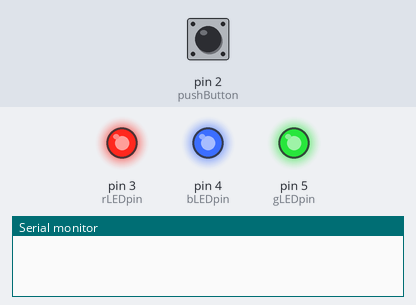
A sketch run on a simulated Arduino Uno, built with avr-gcc and run on an emulated ATmega328P. Shown: output pins drawn as LEDs (lit = HIGH), the last lines printed to the serial monitor. The inputs (shaded band) are chosen by the test bench; at power-on: pin 2 (pushButton) LOW.

Above: at 1.2 s.
1.3 s: pin 2 (pushButton) pulled HIGH for 0.15 s
At 2.8 s:
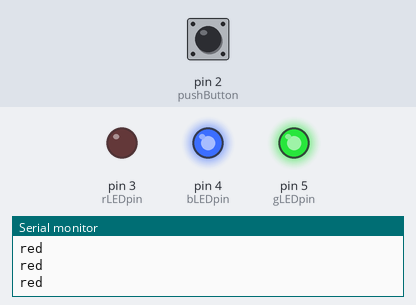
3.3 s: pin 2 (pushButton) pulled HIGH for 1 s
At 4.6 s:
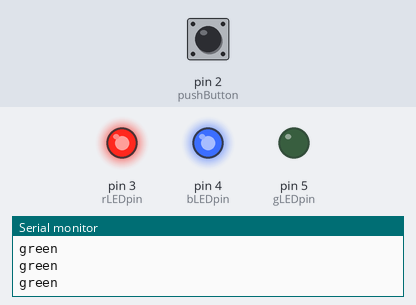
5.8 s: pin 2 (pushButton) pulled HIGH for 0.15 s
At 6.7 s:
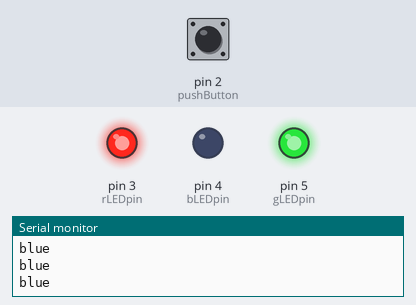
7.8 s: pin 2 (pushButton) pulled HIGH for 3.2 s
At 9.3 s:
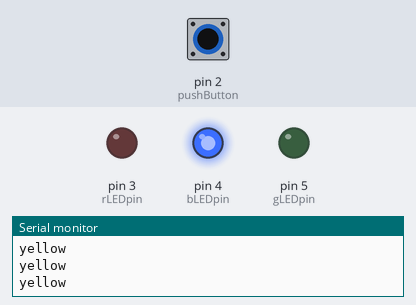
12.5 s: pin 2 (pushButton) pulled HIGH for 0.15 s
At 14.2 s:
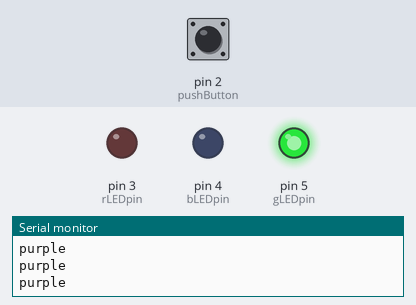
14.5 s: pin 2 (pushButton) pulled HIGH for 1 s
At 15.8 s:
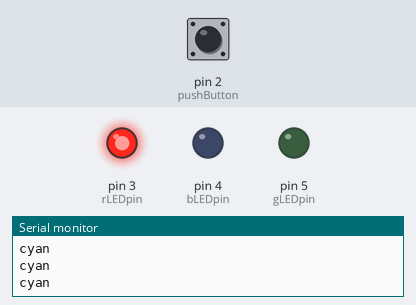
Timing chart, 0 to 17.5 s (numbered marks = the images above; inputs shaded):
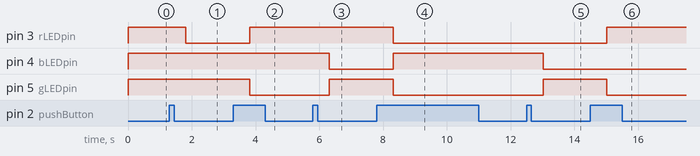

The sketch:

Practice_6_double_click_1_10.ino
```cpp
const int rLEDpin = 3;
const int bLEDpin = 4;
const int gLEDpin = 5;
const int pushButton = 2;
int buttonState = 0;
int ledcolor = 0;
String color;

bool ButtonPressed = false;
bool ledsOn = true;
int pressCount = 0;
unsigned long lastPressTime = 0;
unsigned long pressInterval = 500;

void setup(){
  Serial.begin(9600);
  pinMode(rLEDpin, OUTPUT);
  pinMode (bLEDpin, OUTPUT);
  pinMode (gLEDpin, OUTPUT);
  pinMode(pushButton,INPUT);
}

void loop(){
  buttonState = digitalRead(pushButton);
  Serial.println(color);
  if (buttonState == HIGH && !ButtonPressed) {
    ButtonPressed = true;
    pressCount++;
    lastPressTime = millis();
  }

  if (buttonState == LOW && ButtonPressed) {
    ButtonPressed = false;
  }

  if (pressCount == 2 && millis() - lastPressTime < pressInterval) {
    ledsOn = !ledsOn;
    pressCount = 0;
  }


  if (millis() - lastPressTime > pressInterval) {
    if (pressCount == 1) {
      ledcolor++;
    }
    pressCount = 0;
  }

  if (!ledsOn) {
    digitalWrite(rLEDpin, HIGH);
    digitalWrite(bLEDpin, HIGH);
    digitalWrite(gLEDpin, HIGH);
    return;
  }
  if (ledcolor == 0) {
      digitalWrite(rLEDpin, HIGH);
      digitalWrite(bLEDpin, HIGH);
      digitalWrite(gLEDpin, HIGH);

    }

  else if (ledcolor == 1){
    //red
      digitalWrite(rLEDpin, LOW);
      digitalWrite(bLEDpin, HIGH);
      digitalWrite(gLEDpin, HIGH);
      color = "red";
  }

 else if (ledcolor == 2){
    //green
      digitalWrite(rLEDpin, HIGH);
      digitalWrite(bLEDpin, HIGH);
      digitalWrite(gLEDpin, LOW);
      color = "green";
  }

   else if (ledcolor == 3){
    //BLUE
      digitalWrite(rLEDpin, HIGH);
      digitalWrite(bLEDpin, LOW);
      digitalWrite(gLEDpin, HIGH);
      color = "blue";
  }

   else if (ledcolor == 4){
    //Yellow
      digitalWrite(rLEDpin, LOW);
      digitalWrite(bLEDpin, HIGH);
      digitalWrite(gLEDpin, LOW);
      color = "yellow";
  }

   else if (ledcolor == 5){
    //PURPLE
      digitalWrite(rLEDpin, LOW);
      digitalWrite(bLEDpin, LOW);
      digitalWrite(gLEDpin, HIGH);
      color = "purple";
  }

   else if (ledcolor == 6){
    //CYAN
      digitalWrite(rLEDpin, HIGH);
      digitalWrite(bLEDpin, LOW);
      digitalWrite(gLEDpin, LOW);
      color = "cyan";
  }

   else if (ledcolor == 7){
    //WHITE
      digitalWrite(rLEDpin, LOW);
      digitalWrite(bLEDpin, LOW);
      digitalWrite(gLEDpin, LOW);
      color = "white";
  }

   else if (ledcolor == 8){
    ledcolor =0;
}

}
```

Measured:
- after the input at 1.3 s, pin 3 (rLEDpin): HIGH → LOW after 0.50 s
- after the input at 3.3 s, pin 3 (rLEDpin): LOW → HIGH after 0.51 s; pin 5 (gLEDpin): HIGH → LOW after 0.51 s
- after the input at 5.8 s, pin 4 (bLEDpin): HIGH → LOW after 0.52 s; pin 5 (gLEDpin): LOW → HIGH after 0.52 s
- after the input at 7.8 s, pin 3 (rLEDpin), pin 5 (gLEDpin): HIGH → LOW after 0.51 s; pin 4 (bLEDpin): LOW → HIGH after 0.51 s
- after the input at 12.5 s, pin 4 (bLEDpin): HIGH → LOW after 0.52 s; pin 5 (gLEDpin): LOW → HIGH after 0.52 s
- after the input at 14.5 s, pin 3 (rLEDpin): LOW → HIGH after 0.52 s; pin 5 (gLEDpin): HIGH → LOW after 0.52 s
